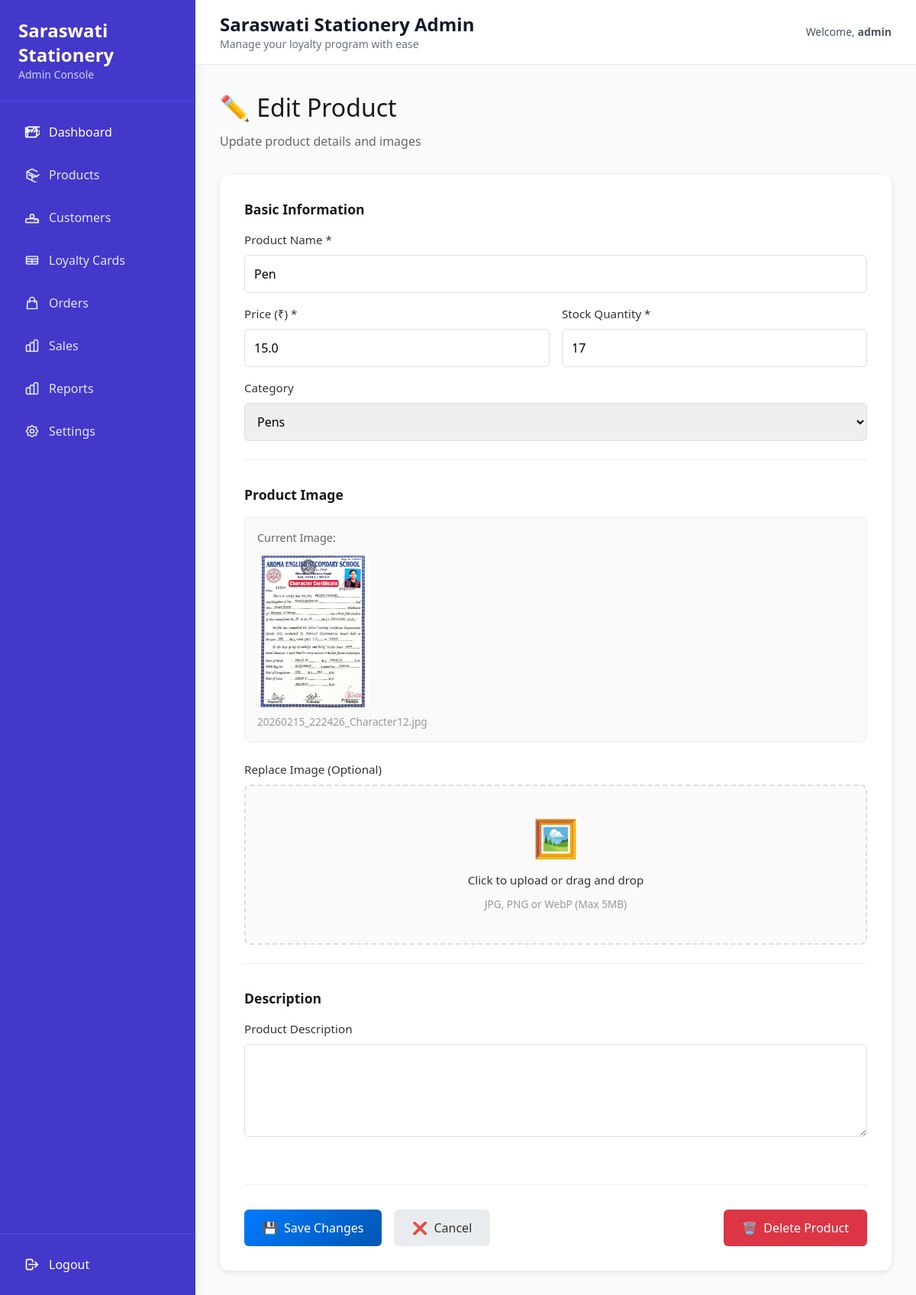
The page /admin/edit_product/1 (signed in) on the database as committed earlier.
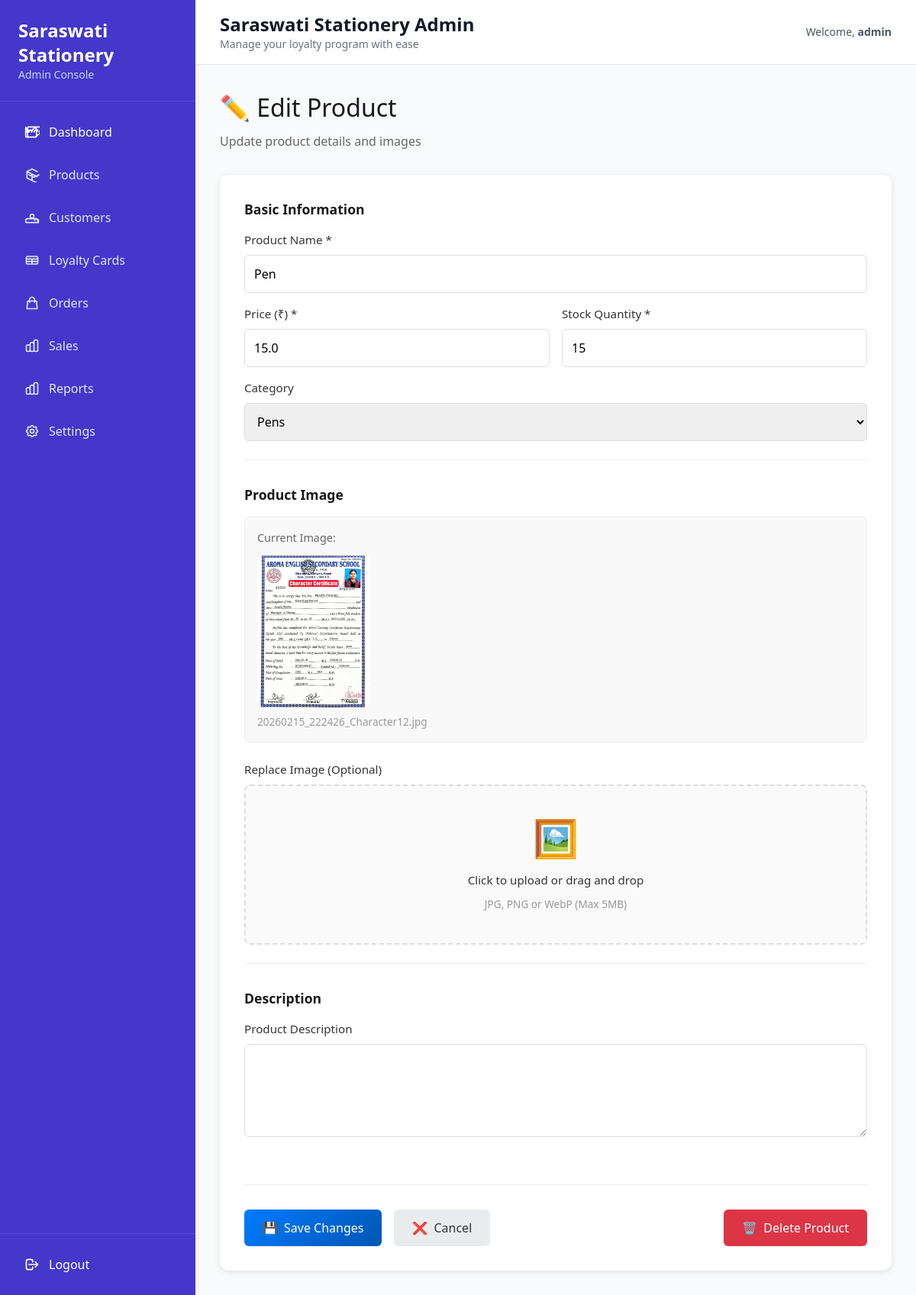
The same page on the database as committed later.
### models.py (models this page shows, shortened)
class Product(db.Model):
    id = db.Column(db.Integer, primary_key=True)
    name = db.Column(db.String(200), nullable=False)
    price = db.Column(db.Float, nullable=False)
    stock = db.Column(db.Integer, default=0)
    category = db.Column(db.String(100))
    description = db.Column(db.Text)
    image_filename = db.Column(db.String(255))  # Stores uploaded image filename
    created_at = db.Column(db.DateTime, default=db.func.current_timestamp())
    updated_at = db.Column(db.DateTime, default=db.func.current_timestamp(), onupdate=db.func.current_timestamp())
    def get_image_url(self):
        if self.image_filename:
            return f"/static/uploads/products/{self.image_filename}"
        return "/static/uploads/products/placeholder.svg"

### app.py (the view, shortened to what this page needs)
@app.route('/admin/edit_product/<int:id>', methods=['GET', 'POST'])
@login_required
def edit_product(id):
    product = Product.query.get_or_404(id)
    if not current_user.is_admin:
        abort(403)
    return render_template('admin/edit_product.html', product=product)

### app.py (called while the page is built)
@login_manager.user_loader
def load_user(user_id):
    return User.query.get(int(user_id))

### models.py (called while the page is built)
    @property
    def is_admin(self):
        return self.role == 'admin'

### templates/admin/edit_product.html (shortened to what the changed rows need)
{% extends 'admin/base_admin.html' %}
{% block content %}
<div class="page-container">
    <div class="content-area">
        <div class="page-header">
            <h1>✏️ Edit Product</h1>
        </div>
        <div class="form-card">
            <form method="POST" enctype="multipart/form-data">
                <div class="form-grid">
                    <div class="form-section">
                        <div class="form-group">
                            <label for="name">Product Name *</label>
                            <input
                                type="text"
                                id="name"
                                name="name"
                                class="form-control"
                                value="{{ product.name }}"
                                required
                            >
                        </div>
                        <div class="form-row">
                            <div class="form-group">
                                <label for="price">Price (₹) *</label>
                                <input
                                    type="number"
                                    id="price"
                                    name="price"
                                    class="form-control"
                                    step="0.01"
                                    min="0"
                                    value="{{ product.price }}"
                                    required
                                >
                            </div>
                            <div class="form-group">
                                <label for="stock">Stock Quantity *</label>
                                <input
                                    type="number"
                                    id="stock"
                                    name="stock"
                                    class="form-control"
                                    min="0"
                                    value="{{ product.stock }}"
                                    required
                                >
                            </div>
                        </div>
                        <div class="form-group">
                            <label for="category">Category</label>
                            <select id="category" name="category" class="form-control">
                                <option value="Pens" {% if product.category == 'Pens' %}selected{% endif %}>Pens</option>
                            </select>
                        </div>
                    </div>
                    <div class="form-section">
                        {% if product.image_filename %}
                        <div class="current-image">
                            <p class="current-image-label">Current Image:</p>
                            <img src="{{ product.get_image_url() }}" alt="{{ product.name }}" class="product-img">
                            <small class="image-filename">{{ product.image_filename }}</small>
                        </div>
                        {% endif %}
                    </div>
                </div>
            </form>
        </div>
    </div>
</div>
{% endblock %}

Rows that differ between the two databases and show on the page:
changed Product "20260215_222426_Character12.jpg": stock "17" → "15"
